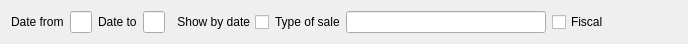
<?xml version="1.0" encoding="UTF-8"?>
<ui version="4.0">
 <class>FDailyMovementCommon</class>
 <widget class="QWidget" name="FDailyMovementCommon">
  <property name="geometry">
   <rect>
    <x>0</x>
    <y>0</y>
    <width>688</width>
    <height>41</height>
   </rect>
  </property>
  <property name="windowTitle">
   <string>Form</string>
  </property>
  <layout class="QHBoxLayout" name="horizontalLayout">
   <item>
    <widget class="QLabel" name="label">
     <property name="text">
      <string>Date from</string>
     </property>
    </widget>
   </item>
   <item>
    <widget class="EDateEdit" name="deDate">
     <property name="maximumSize">
      <size>
       <width>100</width>
       <height>16777215</height>
      </size>
     </property>
    </widget>
   </item>
   <item>
    <widget class="QLabel" name="label_2">
     <property name="text">
      <string>Date to</string>
     </property>
    </widget>
   </item>
   <item>
    <widget class="EDateEdit" name="leEnd"/>
   </item>
   <item>
    <widget class="QCheckBox" name="chExpandDate">
     <property name="focusPolicy">
      <enum>Qt::ClickFocus</enum>
     </property>
     <property name="layoutDirection">
      <enum>Qt::RightToLeft</enum>
     </property>
     <property name="text">
      <string>Show by date</string>
     </property>
    </widget>
   </item>
   <item>
    <widget class="QLabel" name="label_3">
     <property name="focusPolicy">
      <enum>Qt::ClickFocus</enum>
     </property>
     <property name="text">
      <string>Type of sale</string>
     </property>
    </widget>
   </item>
   <item>
    <widget class="EQLineEdit" name="leTypeOfSale">
     <property name="minimumSize">
      <size>
       <width>200</width>
       <height>0</height>
      </size>
     </property>
     <property name="focusPolicy">
      <enum>Qt::ClickFocus</enum>
     </property>
     <property name="EnableHiddenText" stdset="0">
      <bool>true</bool>
     </property>
    </widget>
   </item>
   <item>
    <widget class="QCheckBox" name="chFiscal">
     <property name="text">
      <string>Fiscal</string>
     </property>
    </widget>
   </item>
   <item>
    <spacer name="horizontalSpacer">
     <property name="orientation">
      <enum>Qt::Horizontal</enum>
     </property>
     <property name="sizeHint" stdset="0">
      <size>
       <width>532</width>
       <height>20</height>
      </size>
     </property>
    </spacer>
   </item>
  </layout>
 </widget>
 <customwidgets>
  <customwidget>
   <class>EQLineEdit</class>
   <extends>QLineEdit</extends>
   <header location="global">eqlineedit.h</header>
   <slots>
    <signal>customButtonClicked(bool)</signal>
   </slots>
  </customwidget>
  <customwidget>
   <class>EDateEdit</class>
   <extends>QLineEdit</extends>
   <header location="global">edateedit.h</header>
  </customwidget>
 </customwidgets>
 <resources/>
 <connections/>
</ui>
